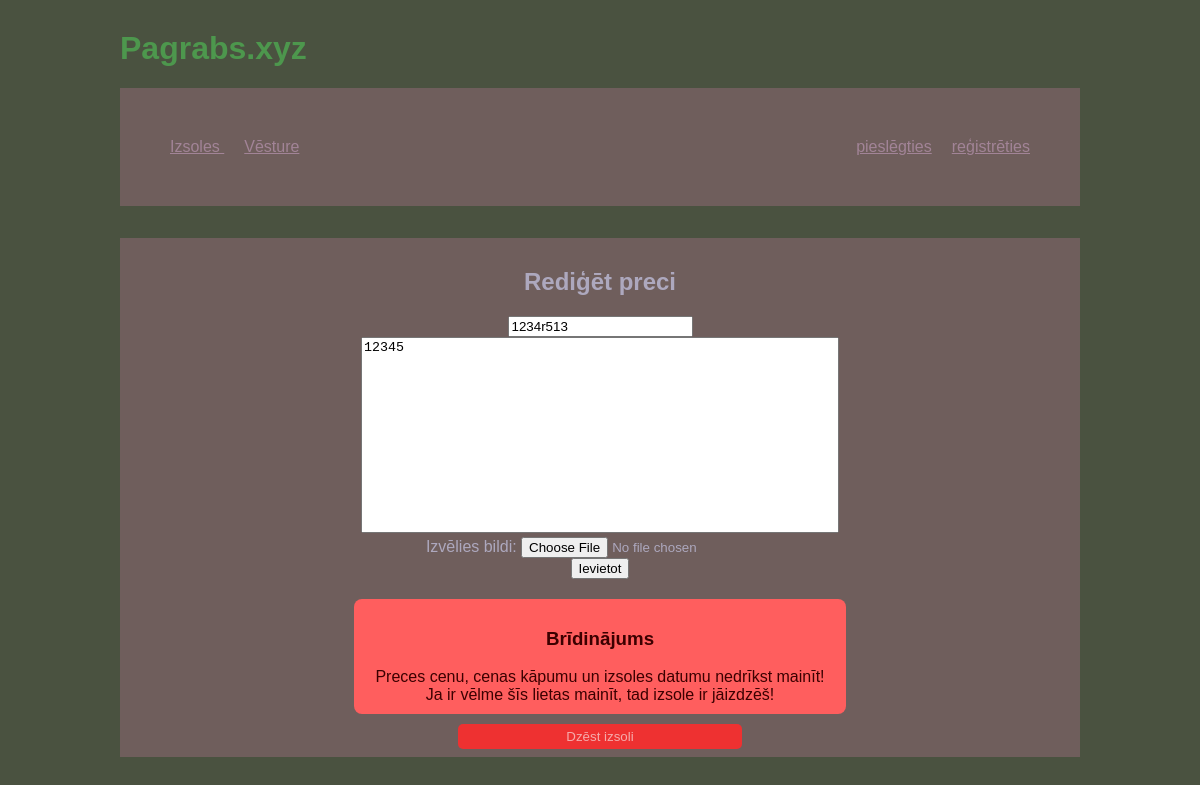
/prece/rediget/2, run on an earlier commit of the app's database.
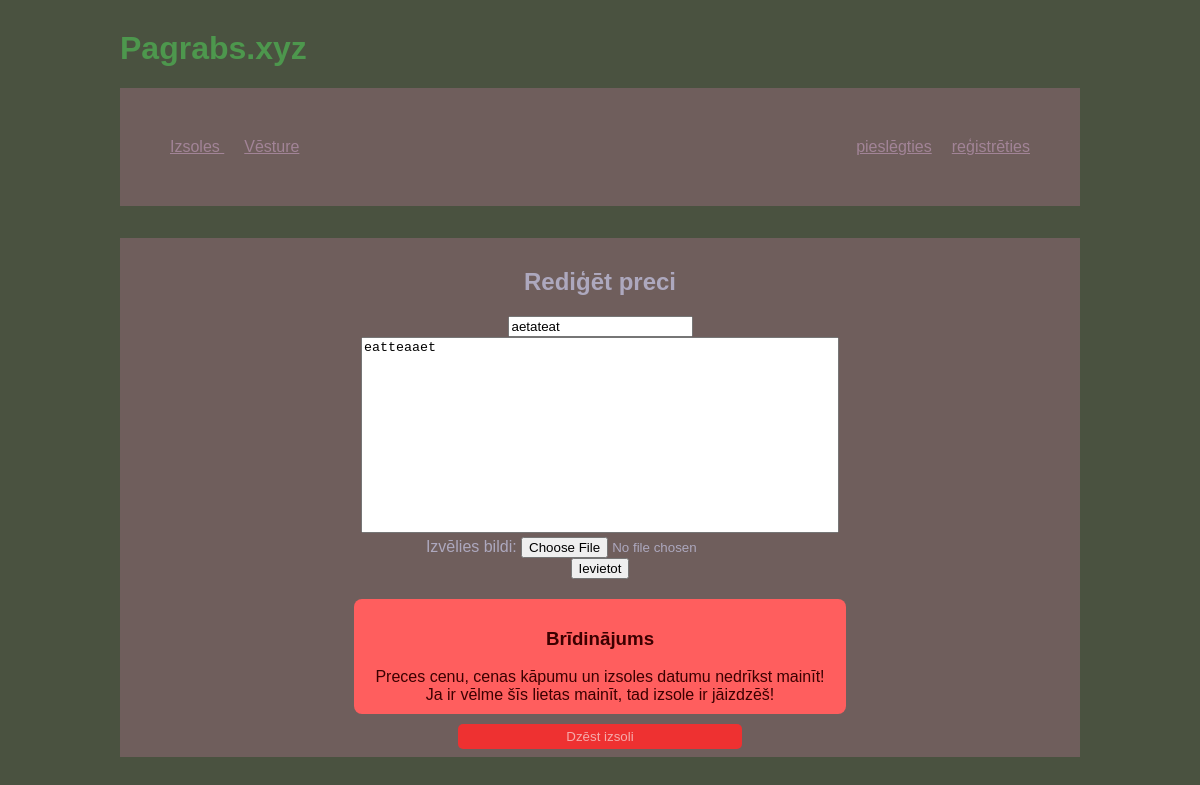
And on a later commit of the database.
### models.py (models this page shows)
class Listing(db.Model):
    __tablename__ = "Listing"
    id = db.Column(db.Integer, primary_key=True)
    name = db.Column(db.String, nullable=False)
    description = db.Column(db.String, nullable=True)
    startPrice = db.Column(db.Float, nullable=False)
    priceIncrease = db.Column(db.Float, nullable=False)
    price = db.Column(db.Float, nullable=False)
    auctionTime = db.Column(db.DateTime, nullable=False)
    auctionStatus = db.Column(db.Integer, nullable=True)
    image = db.Column(db.String, nullable=True)
    categoryID = db.Column(db.Integer, db.ForeignKey('Category.id'))
    userID = db.Column(db.Integer, db.ForeignKey('User.id'))
    creationDate = db.Column(db.DateTime, nullable=True)
    ListingTransactions = db.relationship('ListingTransaction', backref='Listing', lazy=True)

### routes/listings.py (the view, shortened to what this page needs)
@listing.route("/rediget/<id>", methods=["GET","POST"])
def edit(id):
    listing = Listing.query.filter_by(id=id).first()
    if not current_user != listing.userID and current_user.isAdmin == False:
        return redirect(url_for("home.index"))
    if request.method == "GET":
        return render_template("listings/edit.html", listing=listing)

### templates/listings/edit.html (shortened to what this page needs)
{% extends 'template.html' %}
{% block content %}
<center>
    <h2>Rediģēt preci</h2>
    <form method="post" enctype="multipart/form-data">
        <input
        class="formInput"
        type="text"
        min = "5"
        max = "64"
        placeholder="Preces nosaukums"
        name="name"
        value="{{listing.name}}{{ request.form['name'] }}"
        oninvalid="this.setCustomValidity('Ievieto savas preces nosaukumu!')"
        oninput="this.setCustomValidity('')" required> <br>
        <textarea
        rows="4"
        cols="10"
        max = "1024"
        class="formInputTall"
        type="text"
        placeholder="Apraksts"
        name="description"
        style="height: 190px; width: 50%; resize: none;">{{listing.description}}{{ request.form['description'] }}</textarea> <br>
        <label for="image">Izvēlies bildi:</label>
        <input type="file" id="image" name="image">
        <br>
        <input class="formButton" type="submit" value="Ievietot">
    </form>
    <div class="warning">
        <h3>Brīdinājums</h3>
        Preces cenu, cenas kāpumu un izsoles datumu nedrīkst mainīt!<br>
        Ja ir vēlme šīs lietas mainīt, tad izsole ir jāizdzēš!
    </div>
    <button class="Delete" onclick="deleteWindow()">
        Dzēst izsoli
    </button>
</center>
{% endblock %}

### templates/template.html (shortened to what this page needs)
<!DOCTYPE html>
<html lang="en">
<head>
</head>
<body>
    <div class="website">
        <h1 style="color:rgb(77, 151, 77);">Pagrabs.xyz</h1>
        <div class="navigation">
            <a class="link" href="{{url_for('home.index')}}">
                Izsoles
            </a>
            <a class="link" href="{{url_for('home.history')}}">
                Vēsture
            </a>
            {% if current_user.name %}
                <a class="link" href="{{url_for('listing.new')}}">
                    Ievietot
                </a>
                <a class="link" href="{{url_for('listing.myListings')}}">
                    Ievietojumi
                </a>
                <a class="linkleft" href="/logout">
                    iziet
                </a>
                <a class="linkleft" href="{{url_for('user.profile')}}">
                    Profils
                </a>
                <a class="profileInfo">
                    {{current_user.balance}}€
                </a>
                <a class="profileInfo">
                    {{current_user.username}}
                </a>
                {% if current_user.isAdmin %}
                    <a class="linkleft" href="{{url_for('admin.view_users')}}">
                        Admin
                    </a>
                {% endif %}
            {% else %}
                <a class="linkleft" href="{{url_for('auth.register')}}">
                    reģistrēties
                </a>
                <a class="linkleft" href="{{url_for('auth.login')}}">
                    pieslēgties
                </a>
            {% endif %}
        </div>
        <div class="content">
            {% block content %}
            {% endblock %}
        </div>
    </div>
</body>
</html>

### templates/template.html (style rules this page uses)
body { font-family: Arial; padding: 0px; margin: 0px; background-color: #4A5240; color: #ADA8BE; width: 100vw; margin: 0 auto; overflow: auto; }
.website { margin: 10vw; margin-top: 30px; }
.navigation { margin-top: 1vh; padding: 50px; background-color:#6F5E5C; }
.content { background-color:#6F5E5C; min-height: 60vh; margin-top: 4vh; padding: 8px; }
.link { text-decoration: underline; vertical-align: top; color:#A28497; margin-right: 20px; }
.linkleft { text-decoration: underline; vertical-align: top; float:right; color:#A28497; margin-left: 20px; }

### templates/listings/edit.html (style rules this page uses)
.warning { background-color: rgb(255, 94, 94); color:rgb(60, 0, 0); width: 50%; padding: 10px; margin-top: 20px; border-radius: 8px; }
.Delete { background-color: rgb(238, 49, 49); color:rgb(245, 171, 171); width: 30%; padding: 5px; border-style:none; border-radius: 5px; margin-top: 10px; }

What changed in the data, as far as the page shows it:
changed Listing: name "1234r513" → "aetateat"; description "12345" → "eatteaaet"
